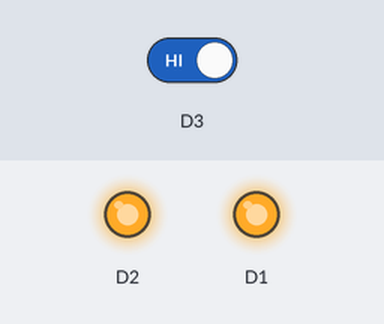
The sketch below on a simulated ESP8266 (NodeMCU). Shown: output pins drawn as LEDs (lit = HIGH). Inputs (shaded band) come from the test bench; at power-on: D3 HIGH.

Above: at 1.2 s.
1.3 s: D3 driven LOW
At 1.7 s:
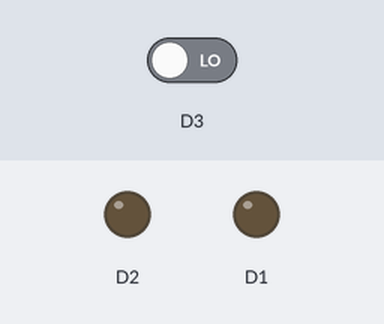
2.8 s: D3 driven HIGH
At 4.0 s:
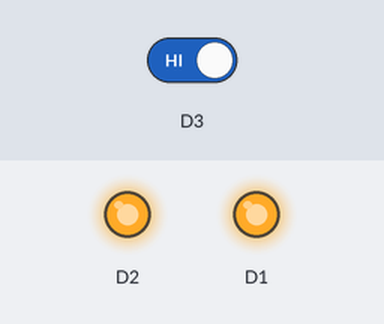
Timing chart, 0 to 5.8 s (numbered marks = the images above; inputs shaded):
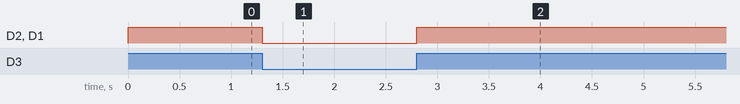

The sketch:

LED_with_a_Switch.ino
```cpp
void setup() {
  // put your setup code here, to run once:
  pinMode(D1,OUTPUT);
  pinMode(D2,OUTPUT);
  pinMode(D3,INPUT);

}

void loop() {
  // put your main code here, to run repeatedly:
  int state=digitalRead(D3);
  digitalWrite(D1,state);
  digitalWrite(D2,state);

}
```

Measured:
- after the input at 1.3 s, D2, D1: HIGH → LOW at once
- after the input at 2.8 s, D2, D1: LOW → HIGH at once
